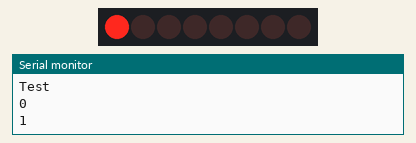
This sketch was run on a simulated Arduino Uno, built with avr-gcc and run on an emulated ATmega328P. On the bench: 8 shift-register outputs drawn as a row of LEDs (first output left, lit = HIGH), the last lines printed to the serial monitor. Wiring (inferred from the names in the program): shift register (74HC595): data pin 11; shift clock pin 12; latch pin 8. Wiring (inferred from the signals the program sends): row of LEDs: on Q0, Q1, Q2, Q3, Q4, Q5, Q6, Q7.

Above: at 1.1 s.
At 5.1 s:
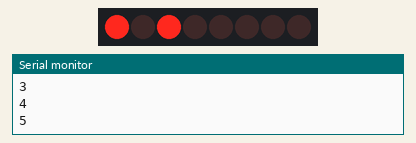
At 10.1 s:
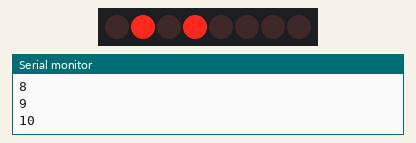
At 20.1 s:
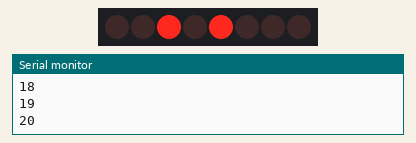
At 29.1 s:
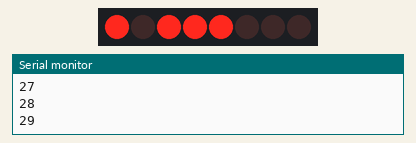
At 39.1 s:
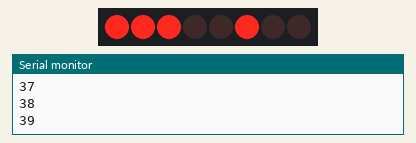
Timing chart, 0 to 40.0 s (numbered marks = the images above):
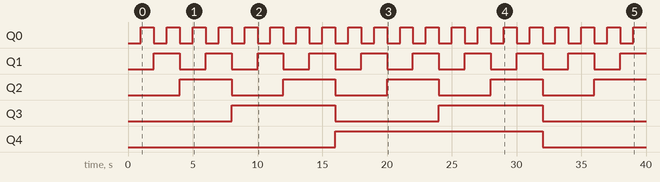

Measured:
- by itself, Q0: alternates HIGH for 1.0 s and LOW for 1.0 s
- by itself, Q1: alternates HIGH for 2.0 s and LOW for 2.0 s
- by itself, Q2: alternates HIGH for 4.0 s and LOW for 4.0 s
- by itself, Q3: alternates HIGH for 8.0 s and LOW for 8.0 s
- by itself, Q4: LOW → HIGH at 16.0 s, → LOW 16.0 s later

The sketch:

sketch_090423a.pde
```cpp
//**************************************************************//
//  Name    : shiftOutCode, Hello World                                 //
//  Author  : Carlyn Maw,Tom Igoe                           //
//  Date    : 25 Oct, 2006                                      //
//  Version : 1.0                                               //
//  Notes   : Code for using a 74HC595 Shift Register           //
//          : to count from 0 to 255                            //
//****************************************************************

//Pin connected to ST_CP of 74HC595
int latchPin = 8;
//Pin connected to SH_CP of 74HC595
int clockPin = 12;
////Pin connected to DS of 74HC595
int dataPin = 11;


void setup() {
  //set pins to output because they are addressed in the main loop
  Serial.begin(57600);
  pinMode(latchPin, OUTPUT);
  Serial.println("Test");

}

void loop() {
  //count up routine
  for (int j = 0; j < 256; j++) {
    Serial.println(j,DEC);
    //ground latchPin and hold low for as long as you are transmitting
    digitalWrite(latchPin, 0);
    shiftOut(dataPin, clockPin, j);
    //return the latch pin high to signal chip that it
    //no longer needs to listen for information
    digitalWrite(latchPin, 1);
    delay(1000);
  }
}

void shiftOut(int myDataPin, int myClockPin, byte myDataOut) {
  // This shifts 8 bits out MSB first,
  //on the rising edge of the clock,
  //clock idles low

  //internal function setup
  int i=0;
  int pinState;
  pinMode(myClockPin, OUTPUT);
  pinMode(myDataPin, OUTPUT);

  //clear everything out just in case to
  //prepare shift register for bit shifting
  digitalWrite(myDataPin, 0);
  digitalWrite(myClockPin, 0);

  //for each bit in the byte myDataOut?
  //NOTICE THAT WE ARE COUNTING DOWN in our for loop
  //This means that %00000001 or "1" will go through such
  //that it will be pin Q0 that lights.
  for (i=7; i>=0; i--)  {
    digitalWrite(myClockPin, 0);

    //if the value passed to myDataOut and a bitmask result
    // true then... so if we are at i=6 and our value is
    // %11010100 it would the code compares it to %01000000
    // and proceeds to set pinState to 1.
    if ( myDataOut & (1<<i) ) {
      pinState= 1;
    }
    else {
      pinState= 0;
    }

    //Sets the pin to HIGH or LOW depending on pinState
    digitalWrite(myDataPin, pinState);
    //register shifts bits on upstroke of clock pin
    digitalWrite(myClockPin, 1);
    //zero the data pin after shift to prevent bleed through
    digitalWrite(myDataPin, 0);
  }

  //stop shifting
  digitalWrite(myClockPin, 0);
}
```
